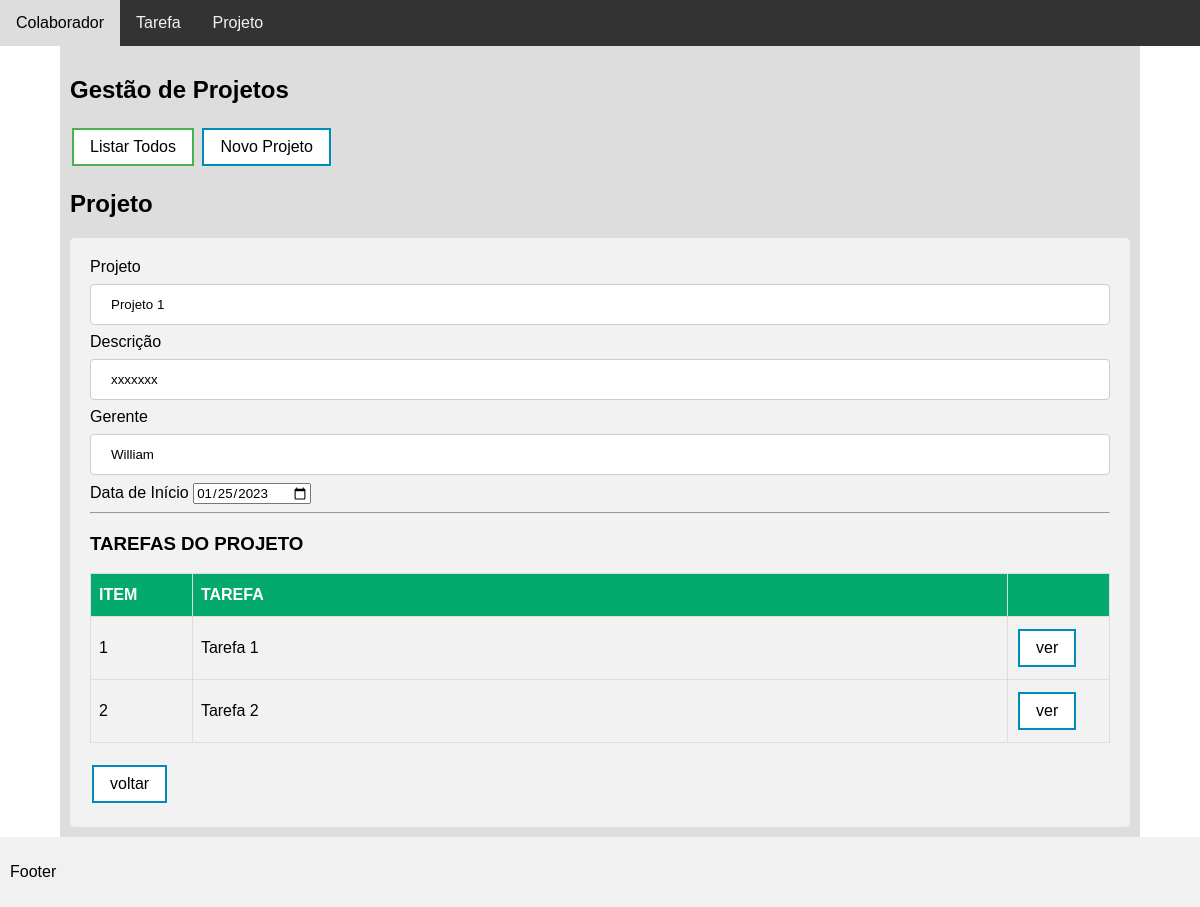
Screenshot of /index.php?pagina=projeto.php&acao=visualizar&id=1 with the database file from the repository.
### tables this page shows
create table Projetos(
	id int primary key auto_increment,
    nome varchar(45),
    descricao longtext,
    responsavel int,
    dataInicio date
);

create table Colaboradores(
	id int primary key auto_increment,
    nome varchar(45),
    cargo varchar(45),
    cpf varchar(45)
);

create table Tarefas(
	id int primary key auto_increment,
    nome varchar(45),
    descricao longtext,
    prazo int,
    projeto int,
    responsavel int
);

### Model/Myconnect.php (called while the page is built, shortened)
<?php
class Myconnect{
    private $username = "root";
    private $password = "";
    public function __construct()
    {
        try{
            $this->conn = new PDO('mysql:host=localhost;dbname=LabProject', $this->username, $this->password);
            $this->conn->setAttribute(PDO::ATTR_ERRMODE, PDO::ERRMODE_EXCEPTION);
            return $this->conn;
        }catch(PDOException $e) {
            echo 'ERROR: ' . $e->getMessage();
        }
    }
}

### Model/Projeto.php (called while the page is built, shortened)
<?php
require_once ("Myconnect.php");
class Projeto extends Myconnect{
    public function carregarProjetos($id){
        $stmt = $this->conn->prepare('SELECT p.id, p.nome as '."Projeto".', p.descricao, p.dataInicio,
        c.nome
        from projetos as p, colaboradores as c
        where p.responsavel = c.id and p.id = :id');
        $stmt->execute(array('id' => $id));
        $result = $stmt->fetchAll(PDO :: FETCH_ASSOC);
        return $result;
    }
    public function carregarTarefas($projeto){
        $stmt = $this->conn->prepare('select t.id, t.nome from tarefas as t
        where t.projeto = :id');
        $stmt->execute(array(':id' => $projeto));
        $result = $stmt->fetchAll(PDO :: FETCH_ASSOC);
        return $result;
    }
}

### projeto.php (the view, shortened to what this page needs)
<?php
require_once("./Model/Projeto.php");
$projeto = new Projeto();
?>
<div>
<h2>Gestão de Projetos</h2>
<a href="index.php?pagina=projeto.php&acao=listar"><button class="button button1">Listar Todos</button></a>
<a href="index.php?pagina=projeto.php&acao=inserir"><button class="button button2">Novo Projeto</button></a>
</div>
        <?php
if(isset($_GET["acao"]) && !empty($_GET["acao"])){
    $acao = $_GET["acao"];
    if($acao=="listar"){
        $resultado = $projeto->listarProjetosStatus(1);
        if (count($resultado)) {
        ?>
            <table id="customers">
                <tr>
                    <th>ITEM</th>
                    <th>PROJETO</th>
                    <th>GERENTE</th>
                    <th>INICIO</th>
                    <th>AÇÃO</th>
                </tr>
            <?php
                $i=1;
                foreach($resultado as $row) {
                    $id = $row["id"];
                ?>
                <tr>
                    <td><?php echo $i++; ?></td>
                    <td><?=$row["Projeto"]?></td>
                    <td><?=$row["nome"]?></td>
                    <td><?php
                        $data = new DateTime($row["dataInicio"]);
                        echo $data->format('d/m/Y');
                    ?></td>
                    <td>
                    <a href="index.php?pagina=projeto.php&acao=visualizar&id=<?=$id?>"><button class="button button4">Visualizar</button></a>
                    <a href="index.php?pagina=projeto.php&acao=alterar&id=<?=$id?>"><button class="button button2">Alterar</button></a>
                    <a href="index.php?pagina=controlerProjeto.php&acao=excluir&id=<?=$id?>"><button class="button button3">Excluir</button></a>
                </td>
                </tr>
                <?php
                }
                ?>
            </table>
                <?php
            } else {
                echo "Nenhum resultado retornado.";
            }
    }elseif($acao=="visualizar"){
        if(isset($_GET["id"]) && !empty($_GET["id"])){
            $id = $_GET["id"];
            $row = $projeto->carregarProjetos($id);
            foreach($row as $dado)
                ?>
                <h2>Projeto</h2>
                <div class="boxForm">
                <form action="controlerProjeto.php" method="post">
                <label for="nome">Projeto</label>
                <input type="text" id="nome" name="nome" value="<?=$dado['Projeto'];?>">
                <label for="descrição">Descrição</label>
                <input type="text" id="descricao" name="descricao" value="<?=$dado['descricao'];?>">
                <label for="responsavel">Gerente</label>
                <input type="text" id="responsavel" name="responsavel" value="<?=$dado['nome'];?>">
                <label for="dataInicio">Data de Início</label>
                <input type="date" id="dataInicio" name="dataInicio" value="<?=$dado['dataInicio'];?>">
                <hr>
                <h3>TAREFAS DO PROJETO</h3>
                <table width="100%" id='customers'>
                <tr>
                    <th width="10%">ITEM</th>
                    <th>TAREFA</th>
                    <th width="10%"> </th>
                </tr>
                <?php
                $row_tarefa = $projeto->carregarTarefas($dado['id']);
                foreach($row_tarefa as $dado_tarefa){
                ?>
                <tr>
                    <td><?= $dado_tarefa['id']?> </td>
                    <td><?= $dado_tarefa['nome']?></td>
                    <td><a class="button button2" href="index.php?pagina=tarefa.php&acao=visualizar&id=<?= $dado_tarefa['id']?>">ver</a></td>
                </tr>
                <?php
                }
                ?>
                </table>
                <br>
                <a class="button button2" href="index.php?pagina=colaborador.php&acao=listar">voltar</a>
                </form>
                </div>
    <?php
        }else{
            header("Location: ./index.php?pagina=projeto.php&acao=listar&mensagem=erro");
        }
        }
    }
?>

### index.php (style rules this page uses)
* { box-sizing: border-box; font-family: Arial, Helvetica, sans-serif; }
body { margin: 0; font-family: Arial, Helvetica, sans-serif; }
.button { background-color: #4CAF50; border: none; color: white; padding: 8px 16px; text-align: center; text-decoration: none; display: inline-block; font-size: 16px; margin: 4px 2px; transition-duration: 0.4s; cursor: pointer; }
.button1 { background-color: white; color: black; border: 2px solid #4CAF50; }
.button2 { background-color: white; color: black; border: 2px solid #008CBA; }
#customers { font-family: Arial, Helvetica, sans-serif; border-collapse: collapse; width: 100%; }
#customers td, #customers th { border: 1px solid #ddd; padding: 8px; }
#customers tr:nth-child(even) { background-color: #f2f2f2; }
#customers th { padding-top: 12px; padding-bottom: 12px; text-align: left; background-color: #04AA6D; color: white; }
input[type=text], select { width: 100%; padding: 12px 20px; margin: 8px 0; display: inline-block; border: 1px solid #ccc; border-radius: 4px; box-sizing: border-box; }
.boxForm { width: 100%; border-radius: 5px; background-color: #f2f2f2; padding: 20px; }

### rows the page displays
projetos: nome "Projeto 1", descricao "xxxxxxx", responsavel "William", dataInicio "01/25/2023"
tarefas: id "1", nome "Tarefa 1"
tarefas: id "2", nome "Tarefa 2"
